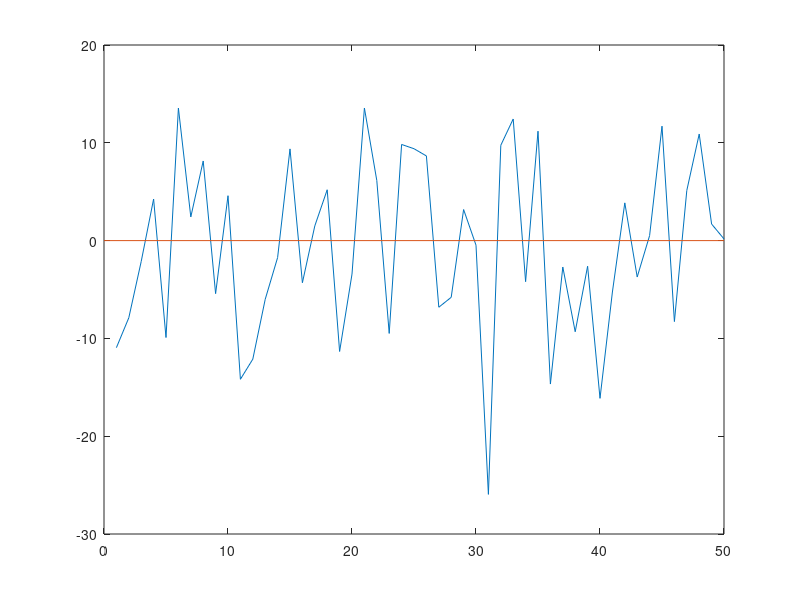

MATLAB code to generate this figure:
 function shiftplotV2_mlans
    y = 0;     %shared variable
    ax = gca;
    fig = ancestor(ax, 'figure');
    plot( ax, randn(1,50) * 10 );
    XL = get(ax, 'XLim');
    hold(ax, 'on')
    h = plot(ax, XL, [y y]);
    hold(ax, 'off');
    set(fig, 'WindowKeyPressFcn', @KeyPressCb);
    function KeyPressCb(~,evnt)
        if strcmp(evnt.Key,'uparrow')
          fprintf('up!\n');
          y = y + 1;
          set(h, 'YData', [y y]);
        elseif strcmp(evnt.Key, 'downarrow')
          fprintf('down!\n');
          y = y - 1;
          set(h, 'YData', [y y]);
        end
    end
  end
